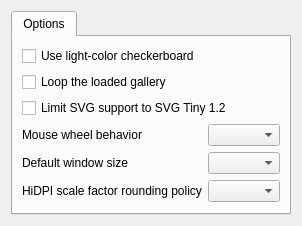
<?xml version="1.0" encoding="UTF-8"?>
<ui version="4.0">
 <class>SettingsDialog</class>
 <widget class="QDialog" name="SettingsDialog">
  <property name="windowModality">
   <enum>Qt::NonModal</enum>
  </property>
  <property name="windowTitle">
   <string>Settings</string>
  </property>
  <layout class="QHBoxLayout" name="mainLayout">
   <item>
    <widget class="QTabWidget" name="settingsTabs">
     <property name="currentIndex">
      <number>0</number>
     </property>
     <widget class="QWidget" name="optionsTab">
      <attribute name="title">
       <string>Options</string>
      </attribute>
      <layout class="QFormLayout" name="settingsForm">
        <item row="0" column="0" colspan="2">
         <widget class="QCheckBox" name="m_useLightCheckerboard">
          <property name="text">
           <string>Use light-color checkerboard</string>
          </property>
         </widget>
        </item>
        <item row="1" column="0" colspan="2">
         <widget class="QCheckBox" name="m_loopGallery">
          <property name="text">
           <string>Loop the loaded gallery</string>
          </property>
         </widget>
        </item>
        <item row="2" column="0" colspan="2">
         <widget class="QCheckBox" name="m_svgTiny12Only">
          <property name="text">
           <string>Limit SVG support to SVG Tiny 1.2</string>
          </property>
         </widget>
        </item>
       <item row="3" column="0">
         <widget class="QLabel" name="m_mouseWheelBehaviorLabel">
         <property name="text">
          <string>Mouse wheel behavior</string>
         </property>
        </widget>
       </item>
       <item row="3" column="1">
        <widget class="QComboBox" name="m_mouseWheelBehavior"/>
       </item>
       <item row="4" column="0">
         <widget class="QLabel" name="m_initWindowSizeBehaviorLabel">
         <property name="text">
          <string>Default window size</string>
         </property>
        </widget>
       </item>
       <item row="4" column="1">
        <widget class="QComboBox" name="m_initWindowSizeBehavior"/>
       </item>
       <item row="5" column="0">
         <widget class="QLabel" name="m_hiDpiRoundingPolicyBehaviorLabel">
         <property name="text">
          <string>HiDPI scale factor rounding policy</string>
         </property>
        </widget>
       </item>
       <item row="5" column="1">
        <widget class="QComboBox" name="m_hiDpiRoundingPolicyBehavior"/>
       </item>
      </layout>
     </widget>
    </widget>
   </item>
  </layout>
 </widget>
 <resources/>
 <connections/>
</ui>
